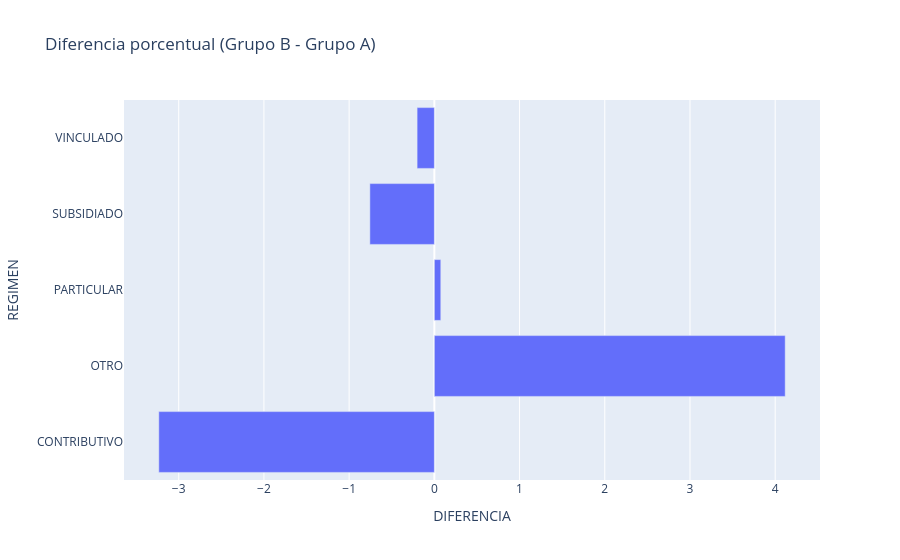

Source (notebook cell):
### Code cell
fig_diff_regimen = px.bar(
    df_diff_regimen,
    x="DIFERENCIA",
    y="REGIMEN",
    orientation="h",
    title="Diferencia porcentual (Grupo B - Grupo A)"
)


fig_diff_regimen.show()

### Figure 1 — Plotly figure (JSON) as saved in the notebook; plotly's stock layout.template omitted (floating-point values rounded to 4 significant figures)
{"data": [{"hovertemplate": "DIFERENCIA=%{x}<br>REGIMEN=%{y}<extra></extra>", "legendgroup": "", "marker": {"color": "#636efa", "pattern": {"shape": ""}}, "name": "", "orientation": "h", "showlegend": false, "textposition": "auto", "type": "bar", "x": [-3.234, 4.117, 0.07563, -0.7569, -0.2024], "xaxis": "x", "y": ["CONTRIBUTIVO", "OTRO", "PARTICULAR", "SUBSIDIADO", "VINCULADO"], "yaxis": "y"}], "layout": {"barmode": "relative", "legend": {"tracegroupgap": 0}, "title": {"text": "Diferencia porcentual (Grupo B - Grupo A)"}, "xaxis": {"anchor": "y", "domain": [0, 1], "title": {"text": "DIFERENCIA"}}, "yaxis": {"anchor": "x", "domain": [0, 1], "title": {"text": "REGIMEN"}}}}
